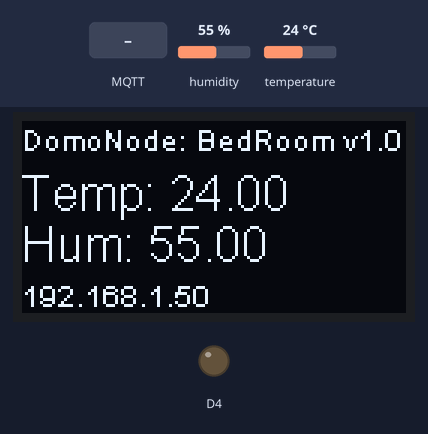
Bench run of a sketch on a simulated ESP8266 (NodeMCU). Parts: 128×64 one-colour display, output pins drawn as LEDs (lit = HIGH). Inputs (shaded band) come from the test bench; at power-on: humidity 55 %, temperature 24 °C. WiFi joins after 1.5 s; servers stay silent unless stated; random numbers use the default seed unless the sketch sets one; no MQTT or app messages arrive unless stated; what the sketch prints to the serial monitor is not drawn.

Above: at 10.6 s.
10.7 s: MQTT message "1" arrives on the first subscribed topic
At 20.9 s:
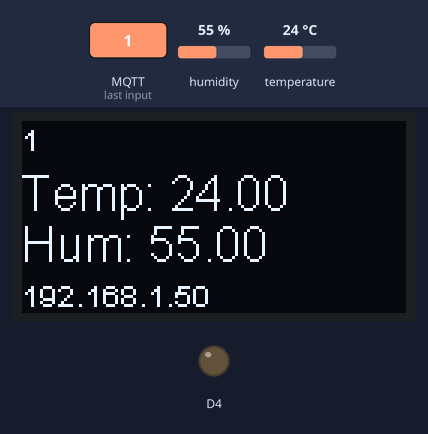
21.5 s: MQTT message "on" arrives on the first subscribed topic
At 31.0 s:
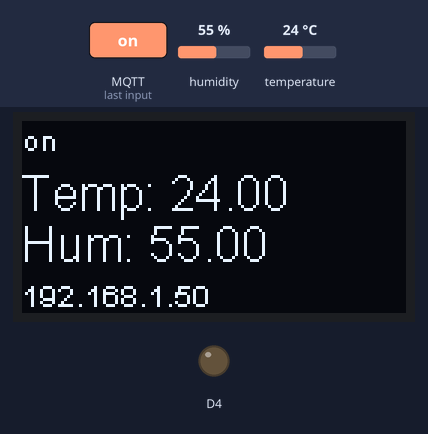
31.5 s: MQTT message "off" arrives on the first subscribed topic
41.5 s: humidity set to 22 %
At 51.1 s:
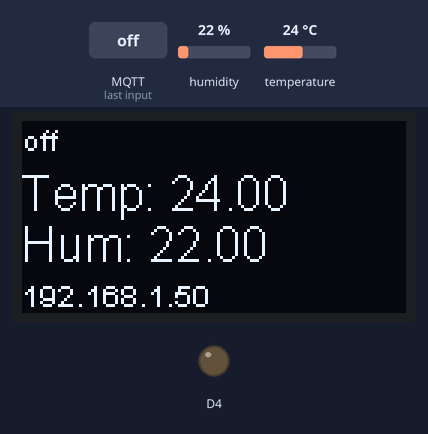
51.5 s: temperature set to 12 °C
At 61.1 s:
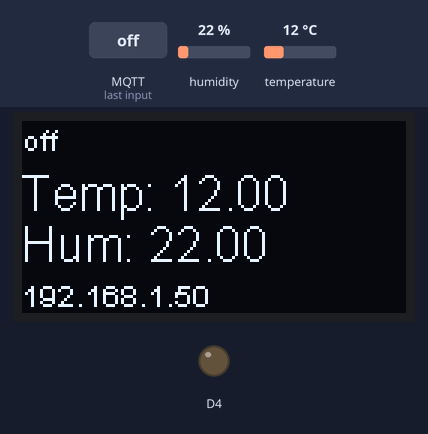
61.5 s: humidity set to 40 %
At 71.2 s:
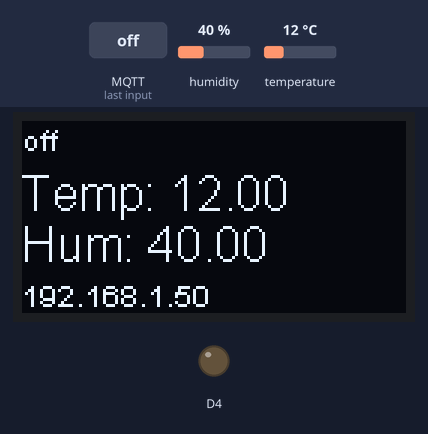
Timing chart, 0 to 72.5 s (numbered marks = the images above; inputs shaded):
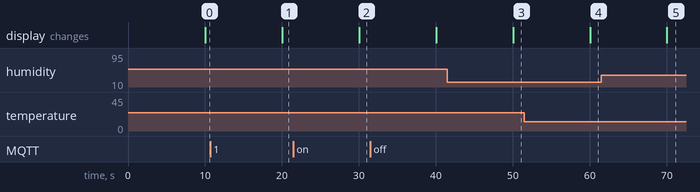

Measured:
- after the input at 10.7 s, the display: changes after 9.3 s (image 1)
- after the input at 21.5 s, the display: changes after 8.5 s (image 2)
- after the input at 41.5 s, the display: changes after 8.5 s (image 3)
- after the input at 51.5 s, the display: changes after 8.5 s (image 4)
- after the input at 61.5 s, the display: changes after 8.5 s (image 5)

The sketch:

sketch_domonode.ino
```cpp
#include <ESP8266WiFi.h>
#include <PubSubClient.h>
#include <Wire.h>               // Only needed for Arduino 1.6.5 and earlier
#include "SSD1306Wire.h"        // legacy: #include "SSD1306.h"

#include "DHT.h"

#define DHTPIN 5 // what pin we're connected to
#define DHTTYPE DHT22 // DHT 22 (AM2302)

// WiFi credentials
const char* wifi_ssid = "MEO-714430";
const char* wifi_password = "9d067d8f5a";

// MQTT broker details
const char* mqtt_server = "192.168.1.172";
const int mqtt_port = 1883;
const char* mqtt_username = "user";
const char* mqtt_password = "pass";


DHT dht(DHTPIN, DHTTYPE);   // Initialize DHT sensor for normal 16mhz Arduino
SSD1306Wire display(0x3c, D6, D5);   // ADDRESS, SDA, SCL  -  SDA and SCL usually populate automatically based on your board's pins_arduino.h e.g. https://github.com/esp8266/Arduino/blob/master/variants/nodemcu/pins_arduino.h

WiFiClient espClient;
PubSubClient client(espClient);
unsigned long lastMsg = 0;
#define MSG_BUFFER_SIZE	(50)
char msg_temperature[MSG_BUFFER_SIZE];
char msg_humidity[MSG_BUFFER_SIZE];
char display_msg[MSG_BUFFER_SIZE] = "DomoNode: BedRoom v1.0";
int value = 0;

void setup_wifi()
{

  delay(10);
  Serial.println();
  Serial.print("Connecting to ");
  Serial.println(wifi_ssid);

  WiFi.mode(WIFI_STA);
  WiFi.begin(wifi_ssid, wifi_password);

  while (WiFi.status() != WL_CONNECTED)
  {
    delay(500);
    Serial.print(".");
  }

  randomSeed(micros());

  Serial.println("");
  Serial.println("WiFi connected");
  Serial.println("IP address: ");
  Serial.println(WiFi.localIP());
}

void callback(char* topic, byte* payload, unsigned int length)
{
  Serial.print("Message arrived [");
  Serial.print(topic);
  Serial.print("] ");

  //if(topic == "domonodes/node1/display")
  {
    int i = 0;
    for (i = 0; i < length; i++) {
      Serial.print((char)payload[i]);
      display_msg[i] = (char)payload[i];
    }
    display_msg[i] = '\0';

    Serial.println(display_msg);
  }
}

void reconnect() {
  // Loop until we're reconnected
  while (!client.connected()) {
    Serial.print("Attempting MQTT connection...");
    // Create a random client ID
    String clientId = "DomoNode-";
    clientId += String(random(0xffff), HEX);
    // Attempt to connect
    if (client.connect(clientId.c_str(), "user","pass")) {
      Serial.println("connected");

      client.subscribe("domonodes/node1/display");
    } else {
      Serial.print("failed, rc=");
      Serial.print(client.state());
      Serial.println(" try again in 5 seconds");
      // Wait 5 seconds before retrying
      delay(5000);
    }
  }
}

void show_display(String DisplayLines[4])
{
    display.clear();

    display.setColor(WHITE);
    display.setFont(ArialMT_Plain_10);
    display.setTextAlignment(TEXT_ALIGN_LEFT);
    display.drawString(0, 0, (char*)DisplayLines[0].c_str());

    display.setFont(ArialMT_Plain_16);
    display.drawString(0, 15, (char*)DisplayLines[1].c_str());
    display.drawString(0, 32, (char*)DisplayLines[2].c_str());

    display.setFont(ArialMT_Plain_10);
    display.drawString(0, 52, (char*)DisplayLines[3].c_str());

    display.display();
}

void setup()
{
  pinMode(BUILTIN_LED, OUTPUT);     // Initialize the BUILTIN_LED pin as an output
  Serial.begin(115200);

  display.init();
  display.flipScreenVertically();
  display.setFont(ArialMT_Plain_10);

  String DisplayLines[4] = {"DomoNode: BedRoom V1.0", "Starting...", "", ""};
  show_display(DisplayLines);

  dht.begin();

  setup_wifi();

  client.setServer(mqtt_server, 1883);
  client.setCallback(callback);
}

void loop()
{
  if (!client.connected()) {
    reconnect();
  }
  client.loop();

  unsigned long now = millis();
  if (now - lastMsg > 10000)
  {
    lastMsg = now;

    // Reading temperature or humidity takes about 250 milliseconds!
    // Sensor readings may also be up to 2 seconds 'old' (its a very slow sensor)
    float hum = dht.readHumidity();
    float temp = dht.readTemperature();  // Read temperature as Celsius

    // Check if any reads failed and exit early (to try again).
    if (isnan(hum) || isnan(temp))
    {
      Serial.println("Failed to read from DHT sensor!");
      return;
    }

    snprintf (msg_temperature, MSG_BUFFER_SIZE, "%.2f", temp);
    Serial.print("Temp: ");
    Serial.println(temp);
    client.publish("domonodes/node1/dht/temp", msg_temperature);

    snprintf (msg_humidity, MSG_BUFFER_SIZE, "%.2f", hum);
    Serial.print("Humidity: ");
    Serial.println(hum);
    client.publish("domonodes/node1/dht/hum", msg_humidity);

    String DisplayLines[4] = {String(display_msg), "Temp: " + String(msg_temperature), "Hum: " + String(msg_humidity), WiFi.localIP().toString()};
    show_display(DisplayLines);
  }
}
```
